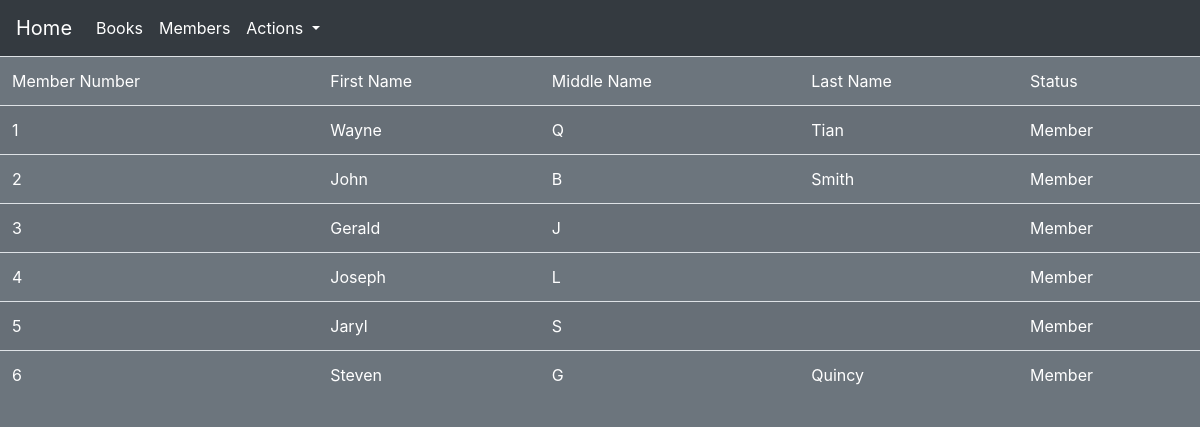
Page /memberlist on the committed database.
### tables this page shows
CREATE TABLE members (MNumber INTEGER PRIMARY KEY, Fname TEXT NOT NULL, Mname TEXT, Lname TEXT NOT NULL, ACCStatus TEXT NOT NULL);

### LibraryMain.py (the view)
@app.route("/memberlist")
def memberlist():
	con = sql.connect("library_data.db")
	con.row_factory = sql.Row
	cur = con.cursor()
	cur.execute("Select * FROM members")
	rows = cur.fetchall()
	return render_template("mdisplay.html", rows = rows)
	con.close()

### templates/mdisplay.html (shortened to what this page needs)
{% extends "bootstrap/base.html" %}
{% block styles %}
<link rel="stylesheet" href="https://stackpath.bootstrapcdn.com/bootstrap/4.3.1/css/bootstrap.min.css">
{% endblock %}
{% block navbar %}
<nav class="navbar navbar-expand-lg navbar-light bg-dark">
  <a class="navbar-brand text-white" href="http://localhost:5000/main">Home</a>
  <div class="collapse navbar-collapse" id="navbarSupportedContent">
    <ul class="navbar-nav mr-auto">
      <li class="nav-item active">
          <a class="nav-link text-white" href="http://localhost:5000/booklist">Books<span class="sr-only">(current)</span></a>
      </li>
      <li class="nav-item">
          <a class="nav-link text-white" href="http://localhost:5000/memberlist">Members</a>
      </li>
      <li class="nav-item dropdown">
        <a class="nav-link dropdown-toggle text-white" href="#" id="navbarDropdown" role="button" data-toggle="dropdown" aria-haspopup="true" aria-expanded="false">
          Actions
        </a>
    </ul>
  </div>
</nav>
{% endblock %}
{% block content %}
<body class = "bg-secondary">
<table class = "table text-white table-hover table-striped">
    <thead>
        <td>Member Number</td>
        <td>First Name</td>
        <td>Middle Name</td>
        <td>Last Name</td>
        <td>Status</td>
    </thead>
    {% for row in rows %}
    <tr>
        <td>{{row["MNumber"]}}</td>
        <td>{{row["Fname"]}}</td>
        <td>{{row["Mname"]}}</td>
        <td>{{row["Lname"]}}</td>
        <td>{{row["ACCStatus"]}}</td>
    </tr>
    {% endfor %}
</table>
</body>
{% endblock %}

### rows in the picture
members: MNumber "1", Fname "Wayne", Mname "Q", Lname "Tian", ACCStatus "Member"
members: MNumber "2", Fname "John", Mname "B", Lname "Smith", ACCStatus "Member"
members: MNumber "3", Fname "Gerald", Mname "J", ACCStatus "Member"
members: MNumber "4", Fname "Joseph", Mname "L", ACCStatus "Member"
members: MNumber "5", Fname "Jaryl", Mname "S", ACCStatus "Member"
members: MNumber "6", Fname "Steven", Mname "G", Lname "Quincy", ACCStatus "Member"
